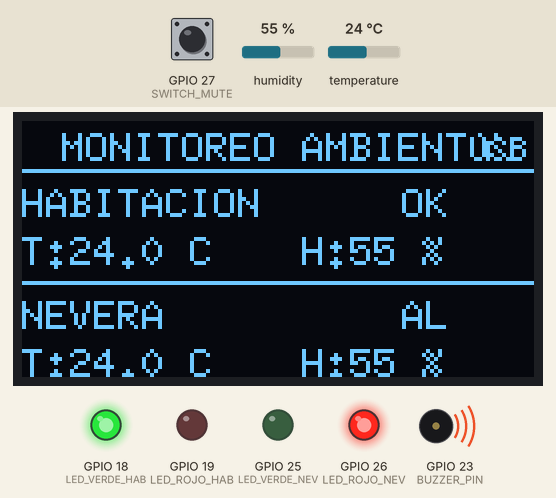
A sketch run on a simulated ESP32. Parts: 128×64 one-colour display, output pins drawn as LEDs (lit = HIGH), buzzer (waves = sounding). The test bench sets the inputs (shaded band); at power-on: temperature 24 °C, GPIO 27 (SWITCH_MUTE) HIGH, humidity 55 %. What the sketch prints to the serial monitor is not drawn.

Above: at 2.7 s.
2.8 s: temperature set to 18.3 °C
At 5.9 s:
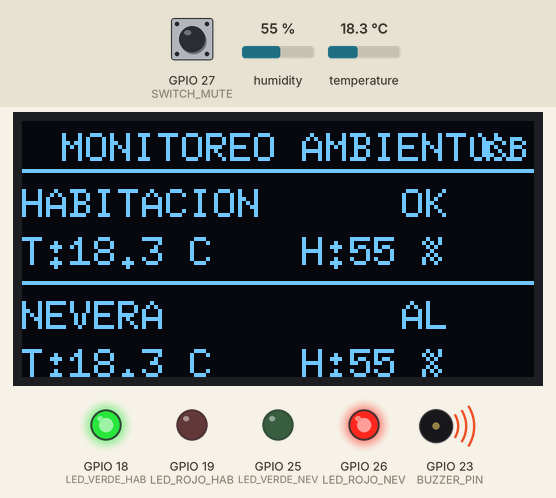
6.2 s: temperature set to 17.4 °C
At 8.7 s:
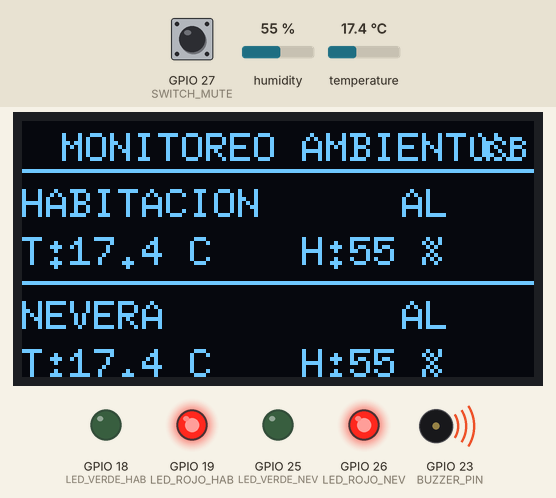
9.3 s: GPIO 27 (SWITCH_MUTE) pulled LOW for 1.7 s
At 11.4 s:
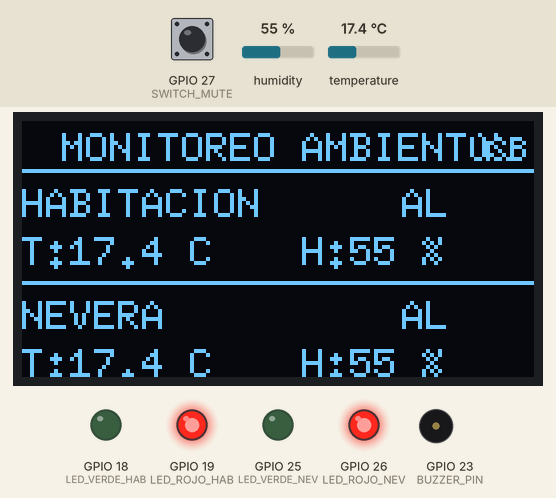
15.6 s: temperature set to 8.8 °C
At 17.9 s:
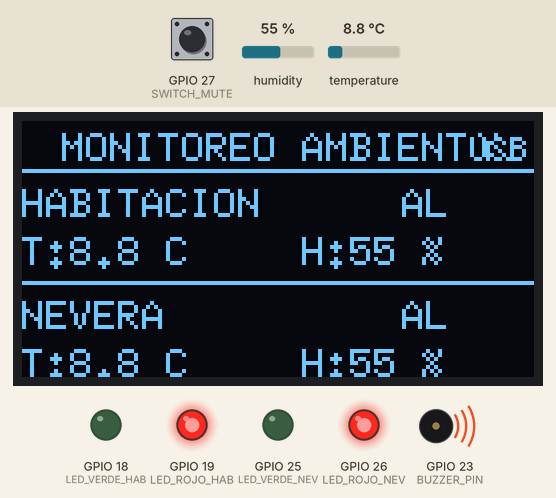
18.7 s: temperature set to 7.5 °C
At 20.6 s:
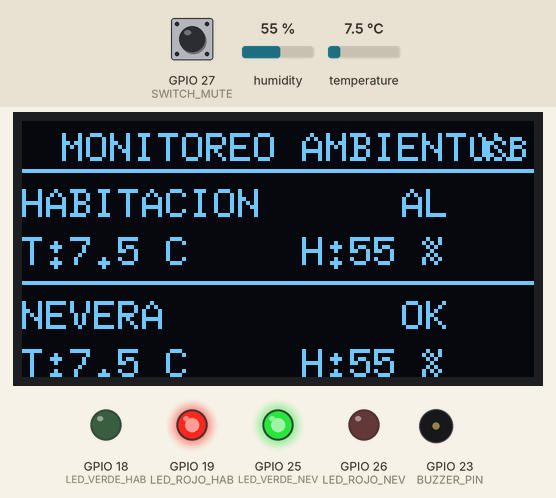
21.8 s: humidity set to 22 %
At 24.5 s:
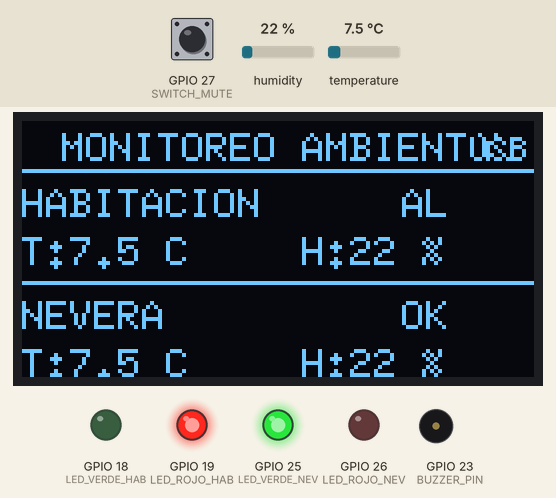
Timing chart, 0 to 25.9 s (numbered marks = the images above; inputs shaded):
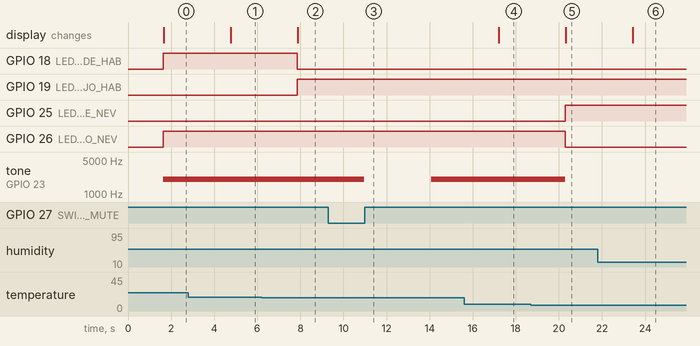

Measured:
- the behaviour switches between 18 and 17.9 °C on temperature (found by bisection; images 1 and 2)
- the behaviour switches between 8.1 and 8 °C on temperature (found by bisection; images 4 and 5)
- after the input at 2.8 s, the display: changes after 2.0 s (image 1)
- after the input at 6.2 s, GPIO 18 (LED_VERDE_HAB): HIGH → LOW after 1.7 s; GPIO 19 (LED_ROJO_HAB): LOW → HIGH after 1.7 s; the display: changes after 1.7 s (image 2)
- after the input at 9.3 s, tone on GPIO 23 (BUZZER_PIN): 2000 Hz → silent after 1.7 s, → 2000 Hz 3.1 s later
- after the input at 15.6 s, the display: changes after 1.6 s (image 4)
- after the input at 18.7 s, GPIO 25 (LED_VERDE_NEV): LOW → HIGH after 1.6 s; GPIO 26 (LED_ROJO_NEV): HIGH → LOW after 1.6 s; tone on GPIO 23 (BUZZER_PIN): 2000 Hz → silent after 1.6 s; the display: changes after 1.6 s (image 5)
- after the input at 21.8 s, the display: changes after 1.6 s (image 6)

The sketch:

esp32_estacion_usb.ino
```cpp
/*
 * Cafam Monitoring - Estación por USB (SIN WiFi)
 * ==============================================
 * Tu código original (2x SHT31 + OLED + LEDs + buzzer) + una línea de
 * datos "DATA,..." que el puente en la computadora lee por USB y reenvía
 * a la nube. El ESP32 NO necesita WiFi.
 *
 * Formato de la línea que lee el puente:
 *   DATA,HAB-01,24.10,49.00
 *   DATA,NEV-01,5.30,57.00
 */

#include <Wire.h>
#include <U8g2lib.h>
#include <Adafruit_SHT31.h>

U8G2_SH1106_128X64_NONAME_F_HW_I2C oled(U8G2_R0, U8X8_PIN_NONE);

Adafruit_SHT31 shtHabitacion = Adafruit_SHT31();
Adafruit_SHT31 shtNevera     = Adafruit_SHT31();
#define SHT_HABITACION_ADDR 0x44
#define SHT_NEVERA_ADDR     0x45

// Códigos de sensor (deben existir en la app)
#define CODE_HABITACION "HAB-01"
#define CODE_NEVERA     "NEV-01"

#define LED_VERDE_HAB 18
#define LED_ROJO_HAB  19
#define LED_VERDE_NEV 25
#define LED_ROJO_NEV  26
#define BUZZER_PIN    23
#define SWITCH_MUTE   27

#define TEMP_AMBIENTE_MIN 18.0
#define TEMP_AMBIENTE_MAX 28.0
#define TEMP_NEVERA_MIN    2.0
#define TEMP_NEVERA_MAX    8.0
#define HUM_NEVERA_MAX    85.0

void mostrarTitulo(const char* titulo) {
  oled.setFont(u8g2_font_6x10_tr);
  oled.drawStr(10, 10, titulo);
  oled.drawHLine(0, 12, 128);
}
void mostrarSeccion(const char* nombre, float temp, float hum, bool error, bool alarma, int yBase) {
  oled.setFont(u8g2_font_6x10_tr);
  oled.drawStr(0, yBase, nombre);
  if (error) { oled.drawStr(75, yBase, "ERROR"); oled.drawStr(0, yBase + 12, "No lectura sensor"); return; }
  oled.setCursor(0, yBase + 12); oled.print("T:"); oled.print(temp, 1); oled.print(" C");
  oled.setCursor(70, yBase + 12); oled.print("H:"); oled.print(hum, 0); oled.print(" %");
  oled.setCursor(95, yBase); oled.print(alarma ? "AL" : "OK");
}
void actualizarLEDs(bool alarmaHab, bool alarmaNev) {
  digitalWrite(LED_VERDE_HAB, alarmaHab ? LOW : HIGH);
  digitalWrite(LED_ROJO_HAB,  alarmaHab ? HIGH : LOW);
  digitalWrite(LED_VERDE_NEV, alarmaNev ? LOW : HIGH);
  digitalWrite(LED_ROJO_NEV,  alarmaNev ? HIGH : LOW);
}
void controlarBuzzer(bool alarmaNev, bool mute) {
  if (alarmaNev && !mute) tone(BUZZER_PIN, 2000); else noTone(BUZZER_PIN);
}

void setup() {
  Serial.begin(115200);
  Wire.begin(21, 22);
  oled.begin();
  oled.clearBuffer();
  mostrarTitulo("INICIANDO SISTEMA");
  oled.drawStr(0, 30, "OLED + 2 SHT31 (USB)");
  oled.drawStr(0, 45, "Esperando sensores...");
  oled.sendBuffer();
  delay(1500);

  if (!shtHabitacion.begin(SHT_HABITACION_ADDR)) Serial.println("Error: no se detecto SHT31 Habitacion");
  else Serial.println("SHT31 Habitacion OK");
  if (!shtNevera.begin(SHT_NEVERA_ADDR)) Serial.println("Error: no se detecto SHT31 Nevera");
  else Serial.println("SHT31 Nevera OK");

  pinMode(LED_VERDE_HAB, OUTPUT); pinMode(LED_ROJO_HAB, OUTPUT);
  pinMode(LED_VERDE_NEV, OUTPUT); pinMode(LED_ROJO_NEV, OUTPUT);
  pinMode(BUZZER_PIN, OUTPUT); pinMode(SWITCH_MUTE, INPUT_PULLUP);
  digitalWrite(LED_VERDE_HAB, LOW); digitalWrite(LED_ROJO_HAB, LOW);
  digitalWrite(LED_VERDE_NEV, LOW); digitalWrite(LED_ROJO_NEV, LOW);
  noTone(BUZZER_PIN);
}

void loop() {
  bool buzzerMute = (digitalRead(SWITCH_MUTE) == LOW);

  float tempHab = shtHabitacion.readTemperature();
  float humHab  = shtHabitacion.readHumidity();
  float tempNev = shtNevera.readTemperature();
  float humNev  = shtNevera.readHumidity();

  bool errorHab = isnan(tempHab) || isnan(humHab);
  bool errorNev = isnan(tempNev) || isnan(humNev);

  bool alarmaHab = errorHab || (tempHab < TEMP_AMBIENTE_MIN || tempHab > TEMP_AMBIENTE_MAX);
  bool alarmaNev = errorNev || (tempNev < TEMP_NEVERA_MIN || tempNev > TEMP_NEVERA_MAX || humNev > HUM_NEVERA_MAX);

  actualizarLEDs(alarmaHab, alarmaNev);
  controlarBuzzer(alarmaNev, buzzerMute);

  // === LÍNEA DE DATOS que lee el puente en la computadora (USB) ===
  if (!errorHab) { Serial.print("DATA,"); Serial.print(CODE_HABITACION); Serial.print(","); Serial.print(tempHab,2); Serial.print(","); Serial.println(humHab,2); }
  if (!errorNev) { Serial.print("DATA,"); Serial.print(CODE_NEVERA);     Serial.print(","); Serial.print(tempNev,2); Serial.print(","); Serial.println(humNev,2); }

  // Info legible (opcional)
  Serial.print("HABITACION T:"); Serial.print(tempHab,1); Serial.print(" H:"); Serial.print(humHab,1);
  Serial.print(" | NEVERA T:"); Serial.print(tempNev,1); Serial.print(" H:"); Serial.println(humNev,1);

  oled.clearBuffer();
  mostrarTitulo("MONITOREO AMBIENTAL");
  mostrarSeccion("HABITACION", tempHab, humHab, errorHab, alarmaHab, 24);
  oled.drawHLine(0, 40, 128);
  mostrarSeccion("NEVERA", tempNev, humNev, errorNev, alarmaNev, 52);
  oled.setFont(u8g2_font_5x7_tr);
  oled.drawStr(112, 10, "USB");
  oled.sendBuffer();

  delay(3000); // envía cada 3 s
}
```
